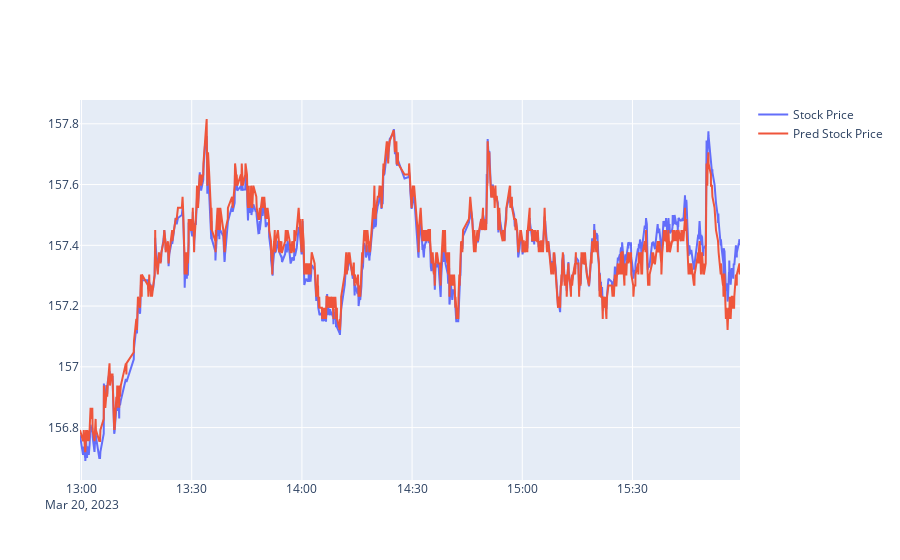

Notebook cell for this chart:
### Code cell
fig = go.Figure()
fig.add_trace(go.Scatter(x=df_reg['timestamp'], y=df_reg['UNDERLYING_PRICE'],
                    mode='lines',
                    name='Stock Price'))
fig.add_trace(go.Scatter(x=df_reg['timestamp'], y=df_reg['pred'],
                    mode='lines',
                    name='Pred Stock Price'))

fig.show()

### Figure 1 — Plotly figure (JSON) as saved in the notebook; plotly's stock layout.template omitted (floating-point values rounded to 4 significant figures; data arrays with more than 128 entries replaced by an {"elided": "..."} marker saying what was removed)
{"data": [{"mode": "lines", "name": "Stock Price", "type": "scatter", "x": {"elided": "1133 str values"}, "y": {"elided": "1133 float values"}}, {"mode": "lines", "name": "Pred Stock Price", "type": "scatter", "x": {"elided": "1133 str values"}, "y": {"elided": "1133 float values"}}], "layout": {}}
